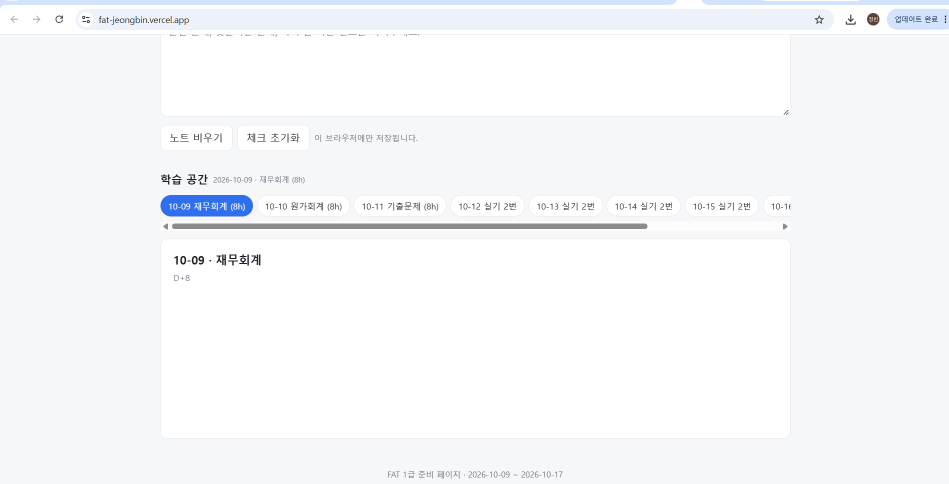
#> input picture fat/image.png, 1897 x 968 px (shown at 1/2 size)
$ python -i ocr.py   (imports and definitions only)
#> lines starting #> are read from the running program, lines starting #| are printed output that depends on the picture
#> further down, picture is the input picture: PIL image 1897x968 RGBA; mean R, G, B, A 246.8, 248, 250.1, 255
"""Tesseract OCR — 사진·스캔 서류에서 글자를 읽습니다. (우리 컴퓨터에서, 인터넷 안 씀)

쓰는 곳
  - 서류 올리기(document_extract_service): 사진·스캔 PDF의 글자를 읽어 AI에게 함께 넘깁니다.
    그림만 볼 때보다 숫자·영문 오탈자가 줄어듭니다.
  - 계좌번호 가리기(bank_redaction): 그림에서 번호 자리를 찾아 칠합니다.
    한글을 읽으므로 "입금계좌" 같은 이름표도 알아봅니다.
  - 증빙 서류 대조(requirement_service): 사진으로 올린 증명서도 읽습니다.

필요한 것
  1. Tesseract 프로그램 (Windows: UB-Mannheim 설치본, winget install UB-Mannheim.TesseractOCR)
     PATH에 없으면 TESSERACT_CMD에 tesseract.exe 경로를 적습니다. 흔한 설치 경로는 알아서 찾습니다.
  2. 언어 데이터 kor·eng (kor.traineddata, eng.traineddata)
     설치본의 tessdata에 없으면 data/tessdata에 두거나 TESSDATA_DIR에 폴더를 적습니다.
  3. pytesseract (requirements.txt)
하나라도 없으면 available()이 False이고, 부르는 쪽은 OCR 없이 동작합니다.
"""

from __future__ import annotations

import os
import shutil
from functools import lru_cache
from pathlib import Path

from app.collectors.base_client import get_config

# 설치 경로를 적지 않았을 때 찾아볼 곳.
COMMON_PATHS = (
    r"C:\Program Files\Tesseract-OCR\tesseract.exe",
    r"C:\Program Files (x86)\Tesseract-OCR\tesseract.exe",
    os.path.expandvars(r"%LOCALAPPDATA%\Programs\Tesseract-OCR\tesseract.exe"),
    "/usr/bin/tesseract", "/usr/local/bin/tesseract", "/opt/homebrew/bin/tesseract",
)
PROJECT_TESSDATA = Path(__file__).resolve().parents[2] / "data" / "tessdata"
# 무역 서류는 한글 이름표와 영문 값이 섞여 있습니다. 둘 다 읽습니다.
WANTED_LANGS = ("kor", "eng")
# 작은 사진은 키워서 읽습니다. 글자 높이가 20px 아래면 Tesseract가 많이 틀립니다.
MIN_EDGE = 1600
MAX_EDGE = 3200
PAGE_TIMEOUT = 40


# [28 lines left out: functions _cmd, _tessdata, _use_tessdata, not called in this run]


def _config_flags(extra: str = "") -> str:
    return f"--oem 1 {extra}".strip()


# [30 lines left out: functions _languages, _setup, not called in this run]


def available() -> bool:
    return _setup() is not None


# [13 lines left out: function status, not called in this run]


def _prepare(image):
    """회색조 · 대비 늘리기 · 작은 사진은 키우기. (돌려준 그림, 원래 크기 대비 배율)"""

    from PIL import Image, ImageOps

    picture = image.convert("L")
#> picture: PIL image 1897x968 L
    picture = ImageOps.autocontrast(picture, cutoff=1)
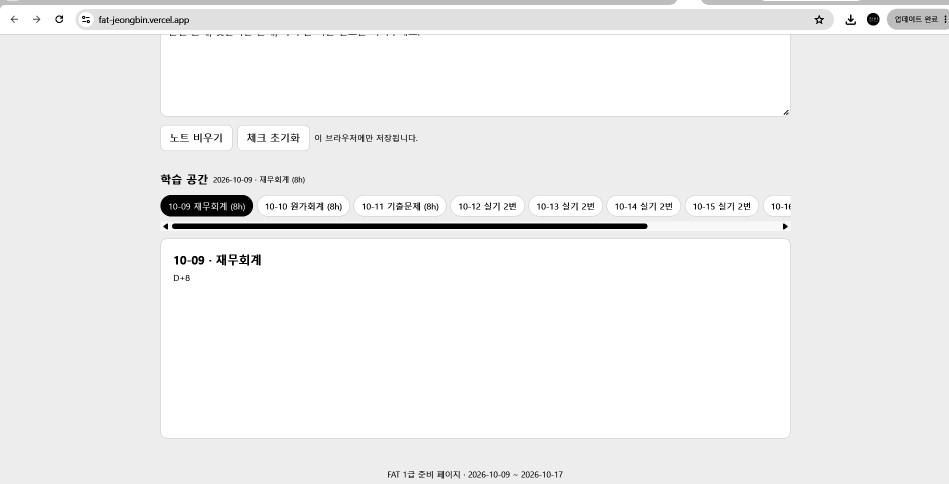
#> picture: PIL image 1897x968 L (shown at 1/2 size); min 0, max 255, mean 240
    longest = max(picture.size)
#> longest = 1897
    scale = 1.0
    if longest < MIN_EDGE:
        scale = min(MIN_EDGE / longest, 3.0)
    elif longest > MAX_EDGE:
        scale = MAX_EDGE / longest
    if scale != 1.0:
        picture = picture.resize((round(picture.width * scale), round(picture.height * scale)),
                                 Image.LANCZOS)
    return picture, scale


# [67 lines left out: functions read_text, read_lines, not called in this run]


def _quad(left, top, right, bottom, scale) -> list:
    x0, y0, x1, y1 = (value / scale for value in (left, top, right, bottom))
    return [[x0, y0], [x1, y0], [x1, y1], [x0, y1]]

>>> from PIL import Image
>>> picture = Image.open('../../../../fat/image.png')
>>> result = _prepare(picture)
